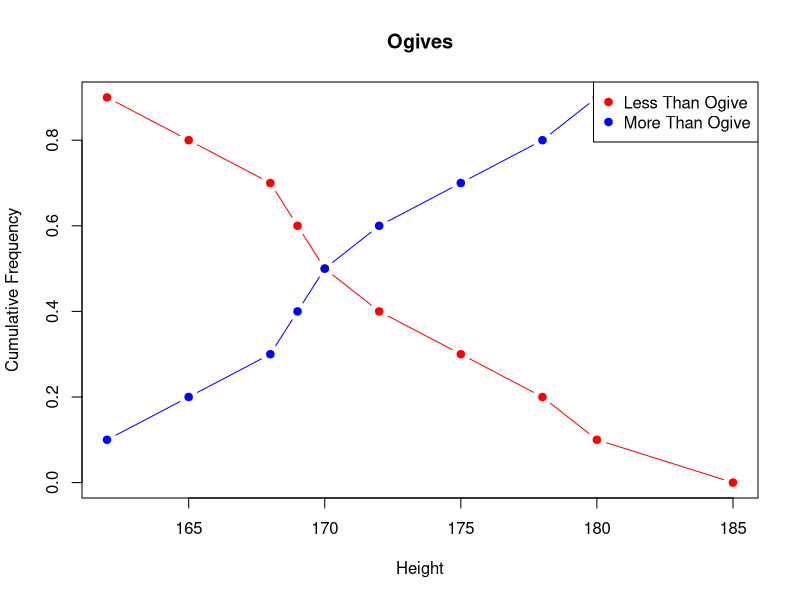

Here is the R script that generated this plot:
height_data <- c(170, 165, 175, 162, 180, 168, 172, 178, 185, 169)
x_values <- sort(unique(height_data))
cum_freq_less_than <- 1 - ecdf(height_data)(x_values)
cum_freq_more_than <- ecdf(height_data)(x_values)
plot(x_values, cum_freq_less_than, type = "b", pch = 19, col = "red",
     xlab = "Height", ylab = "Cumulative Frequency", main = "Ogives")
lines(x_values, cum_freq_more_than, type = "b", pch = 19, col = "blue")
legend("topright", legend = c("Less Than Ogive", "More Than Ogive"),
       col = c("red", "blue"), pch = 19)
